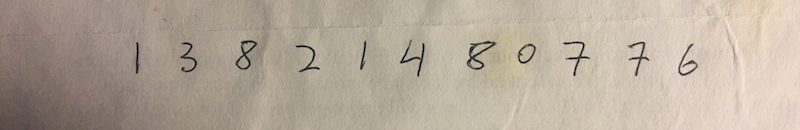
#> input picture caseStudyHandwritingRecognition/data/img1.jpg, 800 x 130 px
$ python contours.py --image ../caseStudyHandwritingRecognition/data/img1.jpg   (older library calls are emulated)
#> lines starting #> are read from the running program, lines starting #| are printed output that depends on the picture; after the words box and inside, x2 and y2 are one past the last pixel; in counts of white or black regions, pixels touching at a corner belong together
import numpy as np
import argparse
import cv2

ap = argparse.ArgumentParser()
ap.add_argument('-i', '--image', required=True, help='Path to the image')
args = vars(ap.parse_args())

image = cv2.imread(args['image'])
#> image is the input picture: shape (130, 800, 3); mean B, G, R 154.4, 169.2, 181.1
gray = cv2.cvtColor(image, cv2.COLOR_BGR2GRAY)
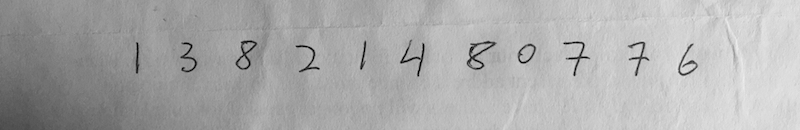
#> gray: shape (130, 800); min 0, max 237, mean 171.1
cv2.imshow('Image', gray)
blurred = cv2.GaussianBlur(gray, (9, 9), 0)

edged = cv2.Canny(blurred, 30, 125)
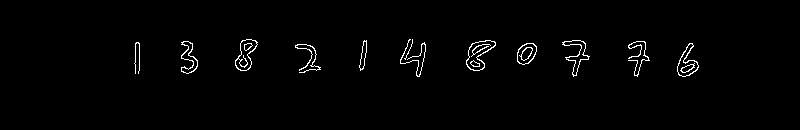
#> edged: shape (130, 800); 1.4% white in thin lines or dots, all inside (x1, y1, x2, y2) = (134, 39, 699, 77)
cv2.imshow('Edges', edged)

(_, cnts, _) = cv2.findContours(edged.copy(), cv2.RETR_LIST, cv2.CHAIN_APPROX_SIMPLE)
#> cnts = 28 contours, 4 with area under 20; largest, box (x1, y1, x2, y2) and area: (466, 40, 496, 71) 482, (466, 40, 496, 71) 451, (235, 39, 258, 71) 400, (235, 39, 258, 71) 368, (677, 43, 699, 77) 344
print('I count {} contours in this image'.format(len(cnts)))
#| I count 28 contours in this image

contouredImage = image.copy()
cv2.drawContours(contouredImage, cnts, -1, (0, 255, 0), 2)
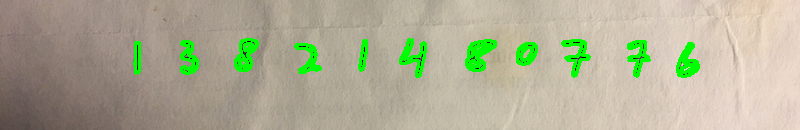
#> contouredImage: shape (130, 800, 3); 4.51% of pixels changed, all inside (x1, y1, x2, y2) = (133, 38, 700, 78)
cv2.imshow('Contoured', contouredImage)
cv2.waitKey(0)

for (i, c) in enumerate(cnts[:5]):
    (x, y, w, h) = cv2.boundingRect(c)
    print('Contour #{}'.format(i + 1))
    piece = image[y:y + h, x:x + w]
    cv2.imshow('Contour', piece)

    mask = np.zeros(image.shape[:2], dtype='uint8')
    ((centerX, centerY), radius) = cv2.minEnclosingCircle(c)
    cv2.circle(mask, (int(centerX), int(centerY)), int(radius), 255, -1)
    mask = mask[y:y + h, x:x + w]
    cv2.imshow('Masked Contour', cv2.bitwise_and(piece, piece, mask=mask))
    cv2.waitKey(0)
#> this loop made 5 passes
#> (x, y, w, h, centerX, centerY, radius) on passes 1 to 5: (681, 64, 13, 9, 687, 67.5, 6.5), (680, 63, 15, 10, 687, 66.5, 7.83), (470, 60, 10, 7, 474.5, 64, 4.61), (470, 60, 10, 7, 474.5, 64, 4.92), (521, 47, 12, 14, 526.5, 53.5, 7.38)
#| Contour #1
#| Contour #2
#| Contour #3
#| Contour #4
#| Contour #5
